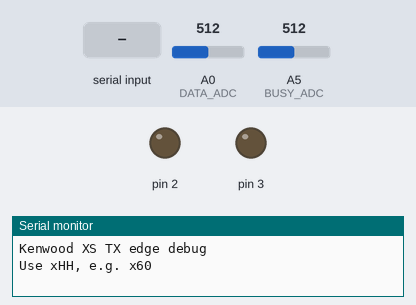
The sketch below on a simulated Arduino Uno, built with avr-gcc and run on an emulated ATmega328P. Shown: output pins drawn as LEDs (lit = HIGH), the last lines printed to the serial monitor. Inputs (shaded band) come from the test bench; at power-on: A0 (DATA_ADC) = 512, A5 (BUSY_ADC) = 512.

Above: at 2.2 s.
2.3 s: "x90\n" received over Serial
At 3.5 s:
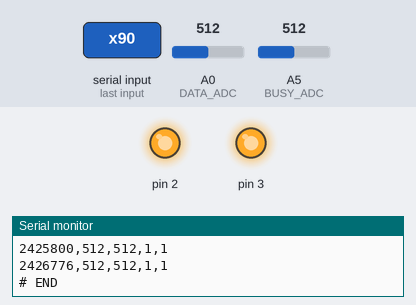
8.4 s: "X90\n" received over Serial
Timing chart, 0 to 11.4 s (numbered marks = the images above; inputs shaded):
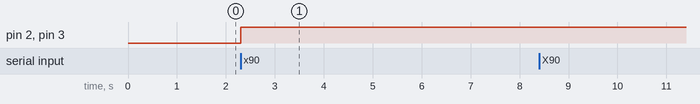

Measured:
- after the input at 2.3 s, pin 2, pin 3: LOW → HIGH at once

The sketch:

xs-debug2.ino
```cpp
// Kenwood XS TX + edge snapshots
//
// Wiring:
//   D2 -> 2.2k -> DATA
//   D3 -> 2.2k -> BUSY
//   A0 --------> DATA sense
//   A5 --------> BUSY sense
//
// Serial:
//   x60
//
// Captures ADC immediately after every TX transition,
// then prints everything only AFTER the frame is complete.

const uint8_t DATA_TX  = 2;
const uint8_t BUSY_TX  = 3;
const uint8_t DATA_ADC = A0;
const uint8_t BUSY_ADC = A5;

const uint16_t ADC_THRESHOLD = 500;

// Our previously working XS timing
const uint16_t LEAD_US  = 1150;
const uint16_t START_US = 9800;
const uint16_t ONE_US   = 4900;
const uint16_t ZERO_US  = 9800;
const uint16_t HIGH_US  = 4900;
const uint16_t END_US   = 750;

struct Edge {
  uint32_t t;
  uint16_t dataAdc;
  uint16_t busyAdc;
};

const uint8_t MAX_EDGES = 24;
Edge edges[MAX_EDGES];
uint8_t edgeCount = 0;

void releaseLine(uint8_t pin) {
  pinMode(pin, INPUT);
}

void driveHigh(uint8_t pin) {
  digitalWrite(pin, HIGH);
  pinMode(pin, OUTPUT);
}

void releaseBus() {
  releaseLine(DATA_TX);
  releaseLine(BUSY_TX);
}

// Snapshot only.
// Called once after an intentional transition.
void snapshot() {
  if (edgeCount >= MAX_EDGES)
    return;

  Edge &e = edges[edgeCount++];

  e.t = micros();
  e.dataAdc = analogRead(DATA_ADC);
  e.busyAdc = analogRead(BUSY_ADC);
}

void sendXS(uint8_t value) {
  edgeCount = 0;

  // Establish idle.
  releaseBus();
  delayMicroseconds(2000);
  snapshot();

  // BUSY ↑
  driveHigh(BUSY_TX);
  snapshot();
  delayMicroseconds(LEAD_US);

  // DATA ↑ -- start pulse
  driveHigh(DATA_TX);
  snapshot();
  delayMicroseconds(START_US);

  // 8 bits, MSB first.
  for (int bit = 7; bit >= 0; --bit) {
    bool one = (value & (1 << bit)) != 0;

    // DATA ↓
    releaseLine(DATA_TX);
    snapshot();

    delayMicroseconds(one ? ONE_US : ZERO_US);

    // DATA ↑
    driveHigh(DATA_TX);
    snapshot();

    delayMicroseconds(HIGH_US);
  }

  // End of frame:
  // BUSY ↓ while DATA remains HIGH.
  releaseLine(BUSY_TX);
  snapshot();

  delayMicroseconds(END_US);

  // DATA ↓
  releaseLine(DATA_TX);
  snapshot();

  // Ensure everything released.
  releaseBus();
}

void printCapture() {
  Serial.println(
    F("timestamp_us,data_adc,busy_adc,data_digital,busy_digital")
  );

  for (uint8_t i = 0; i < edgeCount; ++i) {
    const Edge &e = edges[i];

    Serial.print(e.t);
    Serial.print(',');
    Serial.print(e.dataAdc);
    Serial.print(',');
    Serial.print(e.busyAdc);
    Serial.print(',');
    Serial.print(e.dataAdc >= ADC_THRESHOLD ? 1 : 0);
    Serial.print(',');
    Serial.println(e.busyAdc >= ADC_THRESHOLD ? 1 : 0);
  }

  Serial.println(F("# END"));
}

int hexValue(char c) {
  if (c >= '0' && c <= '9') return c - '0';
  if (c >= 'A' && c <= 'F') return c - 'A' + 10;
  if (c >= 'a' && c <= 'f') return c - 'a' + 10;
  return -1;
}

void setup() {
  Serial.begin(115200);

  releaseBus();

  delay(1000);

  Serial.println(F("Kenwood XS TX edge debug"));
  Serial.println(F("Use xHH, e.g. x60"));
}

void loop() {
  static char buf[16];
  static uint8_t pos = 0;

  while (Serial.available()) {
    char c = Serial.read();

    // Echo so we can SEE that Arduino receives input.
    Serial.write(c);

    if (c == '\r' || c == '\n') {
      if (pos == 0)
        continue;

      buf[pos] = '\0';

      Serial.println();
      Serial.print(F("# GOT: "));
      Serial.println(buf);

      if (pos == 3 && (buf[0] == 'x' || buf[0] == 'X')) {
        int hi = hexValue(buf[1]);
        int lo = hexValue(buf[2]);

        if (hi >= 0 && lo >= 0) {
          uint8_t value = (hi << 4) | lo;

          Serial.print(F("# TX 0x"));
          if (value < 0x10)
            Serial.print('0');
          Serial.println(value, HEX);

          sendXS(value);
          printCapture();
        } else {
          Serial.println(F("# BAD HEX"));
        }
      } else {
        Serial.println(F("# Use xHH, e.g. x60"));
      }

      pos = 0;
      continue;
    }

    if (pos < sizeof(buf) - 1)
      buf[pos++] = c;
  }
}
```
